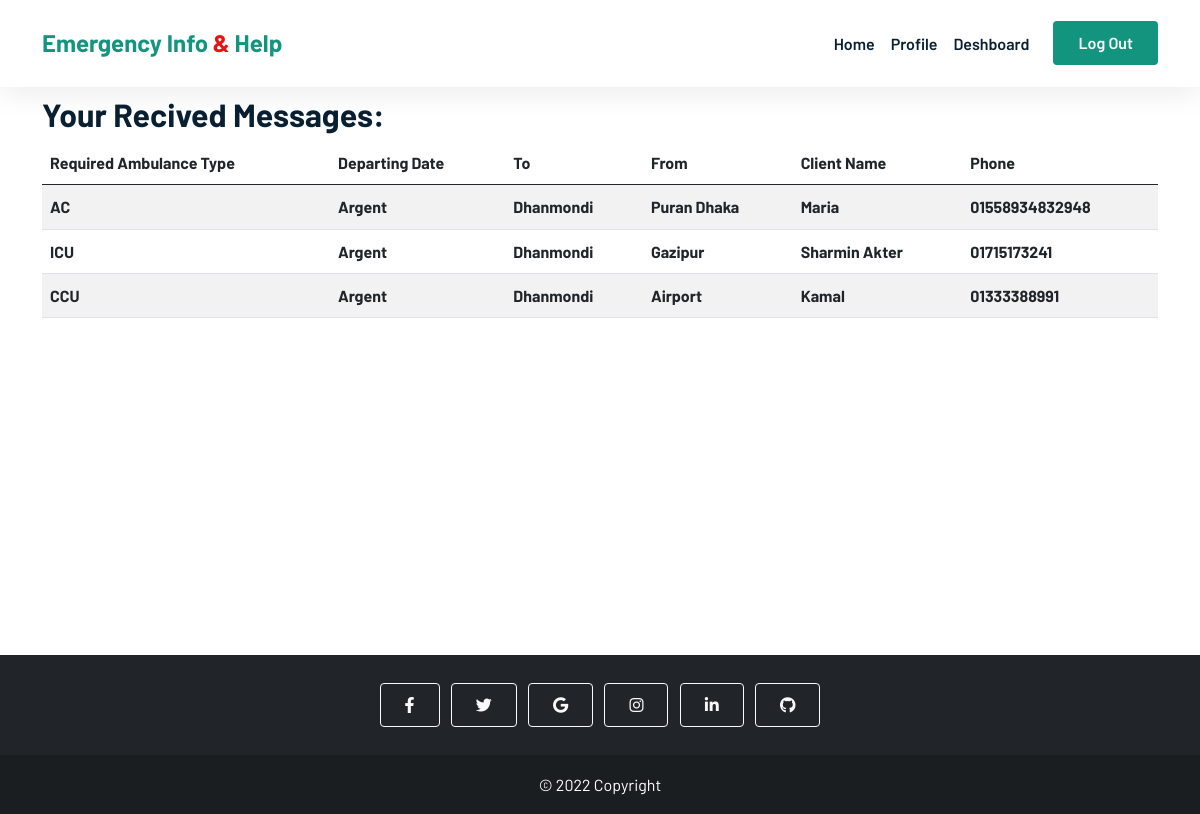
The page /ambulance_deshboard.php (signed in) on the database as committed earlier.
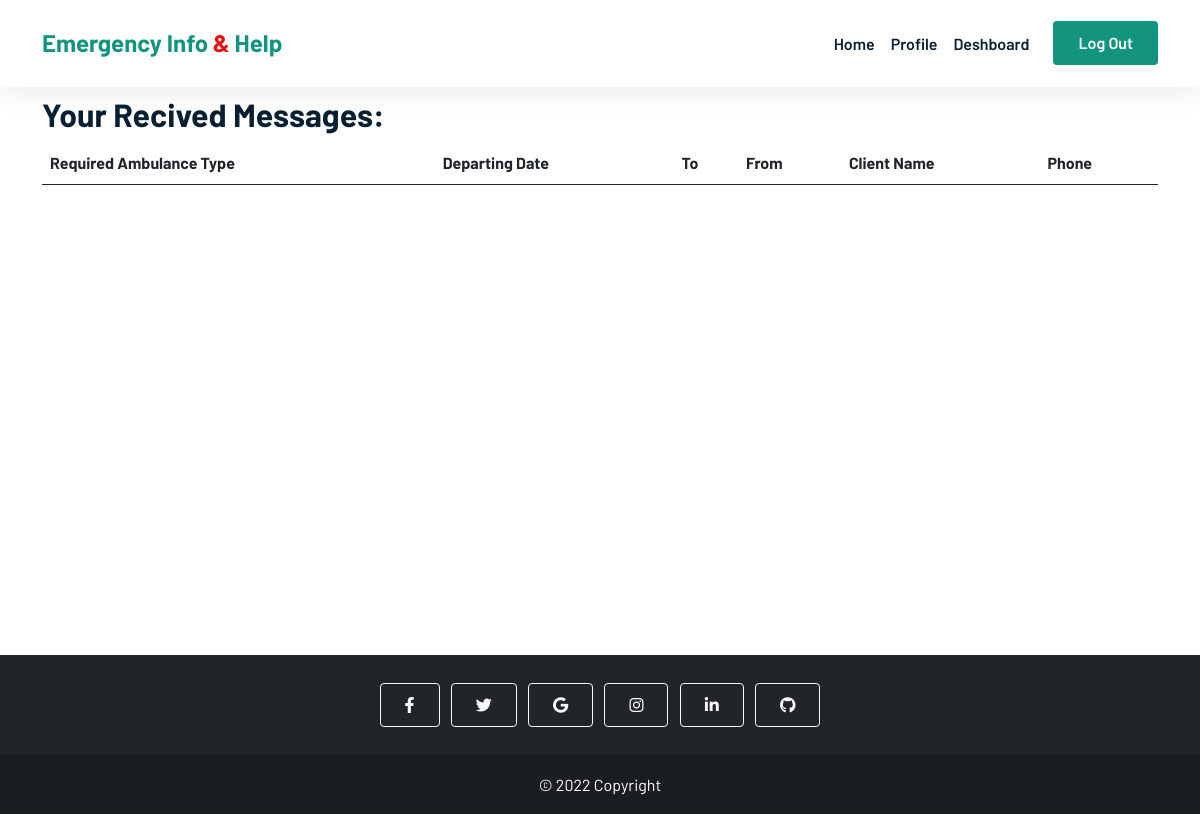
The same page on the database as committed later.
### tables this page shows
CREATE TABLE `ambulance_request` (
  `id` int(255) NOT NULL,
  `ambulance_type` varchar(32) NOT NULL,
  `departing_date` varchar(32) NOT NULL,
  `source_address` varchar(100) NOT NULL,
  `destination_address` varchar(100) NOT NULL,
  `customer_name` varchar(32) NOT NULL,
  `contact_number` varchar(32) NOT NULL,
  `ambulance_id` int(255) NOT NULL
);

### ambulance_deshboard.php (the view, shortened to what this page needs)
<?php
include_once 'config/db.php';
$id = $_SESSION['user']['id'];
$sql = "SELECT * FROM `ambulance_request` WHERE ambulance_id  = '$id'";
$results = $con->query($sql);
?>
<!DOCTYPE html>
<html lang="en">
<head>
  <link href="https://cdn.jsdelivr.net/npm/bootstrap@5.0.2/dist/css/bootstrap.min.css" rel="stylesheet" />
  <link rel="stylesheet" href="https://cdnjs.cloudflare.com/ajax/libs/font-awesome/6.1.1/css/all.min.css" />
  <link rel="stylesheet" href="css/style.css" />
</head>
<body>
  <header class="sticky-top">
    <nav class="navbar navbar-expand-lg bg-white">
      <div class="container">
        <a class="navbar-brand" href="index.php">Emergency Info <span>&</span> Help</a>
        <div class="collapse navbar-collapse" id="navbarNavDropdown">
          <ul class="navbar-nav ms-auto">
            <li class="nav-item">
              <a class="nav-link" aria-current="page" href="index.php">Home</a>
            </li>
            <li class="nav-item">
              <a class="nav-link" href="./ambulance_profile.php">Profile</a>
            </li>
            <li class="nav-item">
              <a class="nav-link active" href="./ambulance_deshboard.php">Deshboard</a>
            </li>
          </ul>
          <a href="logout.php" class="btn btn-brand ms-lg-3">Log Out</a>
        </div>
      </div>
    </nav>
  </header>
  <main>
    <div class="container deshboard">
      <h2 class="my-2">Your Recived Messages:</h2>
      <table class="table table-striped">
        <thead>
          <tr>
            <th scope="col">Required Ambulance Type</th>
            <th scope="col">Departing Date</th>
            <th scope="col">To</th>
            <th scope="col">From</th>
            <th scope="col">Client Name</th>
            <th scope="col">Phone</th>
          </tr>
        </thead>
        <tbody>
          <?php while ($row = $results->fetch_assoc()) : ?>
            <tr>
              <th scope="row"><?php echo $row['ambulance_type'] ?></th>
              <th scope="row"><?php echo $row['departing_date'] ?></th>
              <th scope="row"><?php echo $row['source_address']    ?></th>
              <th scope="row"><?php echo $row['destination_address']   ?></th>
              <th scope="row"><?php echo $row['customer_name'] ?></th>
              <th scope="row"><?php echo $row['contact_number'] ?></th>
            </tr>
          <?php endwhile; ?>
        </tbody>
      </table>
    </div>
  </main>
  <footer class="bg-dark text-center text-white">
    <div class="container p-4 pb-0">
      <section class="mb-4">
        <a class="btn btn-outline-light btn-floating m-1" href="#!" role="button"><i class="fab fa-facebook-f"></i></a>
        <a class="btn btn-outline-light btn-floating m-1" href="#!" role="button"><i class="fab fa-twitter"></i></a>
        <a class="btn btn-outline-light btn-floating m-1" href="#!" role="button"><i class="fab fa-google"></i></a>
        <a class="btn btn-outline-light btn-floating m-1" href="#!" role="button"><i class="fab fa-instagram"></i></a>
        <a class="btn btn-outline-light btn-floating m-1" href="#!" role="button"><i class="fab fa-linkedin-in"></i></a>
        <a class="btn btn-outline-light btn-floating m-1" href="#!" role="button"><i class="fab fa-github"></i></a>
      </section>
    </div>
    <div class="text-center p-3 footer-last">
      © 2022 Copyright
    </div>
  </footer>
</body>
</html>

Rows that differ between the two databases and show on the page:
removed ambulance_request: ambulance_type "AC", departing_date "Argent", source_address "Dhanmondi", destination_address "Puran Dhaka", customer_name "Maria", contact_number "01558934832948"
removed ambulance_request: ambulance_type "ICU", departing_date "Argent", source_address "Dhanmondi", destination_address "Gazipur", customer_name "Sharmin Akter", contact_number "01715173241"
removed ambulance_request: ambulance_type "CCU", departing_date "Argent", source_address "Dhanmondi", destination_address "Airport", customer_name "Kamal", contact_number "01333388991"
